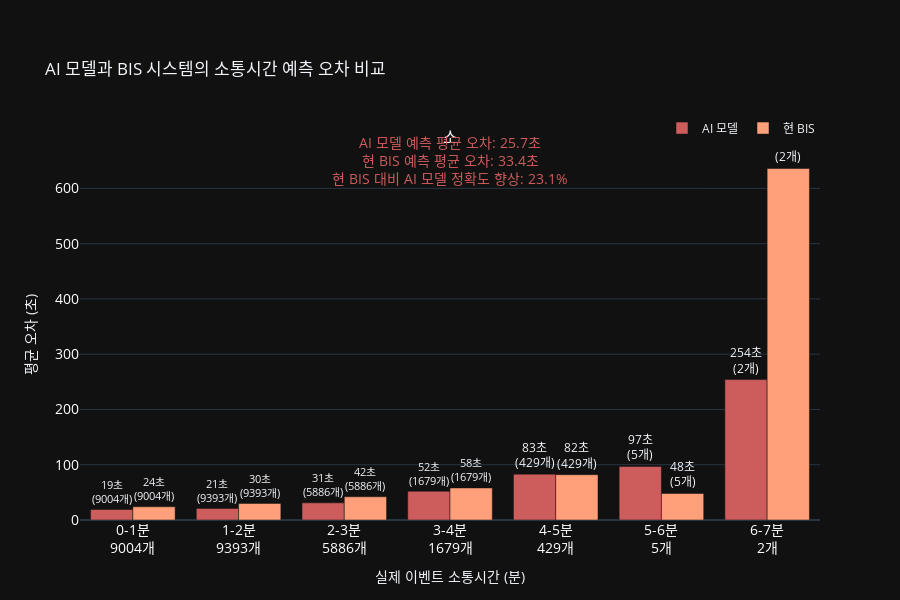

The cell this chart's notebook holds for it:
### Markdown cell above
# 소통 + 정차 합친 모델

### Code cell
import pandas as pd
import plotly.graph_objects as go
from plotly.subplots import make_subplots

# 1. 데이터 불러오기
csv_file = '../../dataset/inference/route/241007_모든노선_8.1~8.14_평일_특성추가/0821_소통+정차_특성추가_추론결과.csv'
df = pd.read_csv(csv_file)

# 2. 실제 이벤트 시간 데이터를 분 단위로 변환
df['TRAVEL_TIME_EVENT_MIN'] = df['TRAVEL_TIME_EVENT'] / 60  # 실제 이벤트 소통 시간 분 단위 변환

# 3. 데이터 필터링: 소통시간 관련 데이터에서 AI, BIS, 실제 이벤트 값이 모두 존재하는 행만 남기기
df_filtered_travel = df[['TRAVEL_TIME_EVENT_MIN', 'DIFF_EVENT_AI', 'DIFF_EVENT_BIS']].dropna().copy()

# 4. 구간화: 1분 단위로 구간을 나눕니다 (0-1분 포함)
max_travel = df_filtered_travel['TRAVEL_TIME_EVENT_MIN'].max()
travel_bins = list(range(0, int(max_travel) + 2))  # 0부터 최대 시간 +1까지
travel_labels = [f"{i}-{i+1}분" for i in range(0, int(max_travel) + 1)]
df_filtered_travel['TRAVEL_BIN'] = pd.cut(df_filtered_travel['TRAVEL_TIME_EVENT_MIN'],
                                         bins=travel_bins,
                                         labels=travel_labels,
                                         right=False)

# 5. 구간별 평균 오차 및 데이터 개수 계산
travel_group = df_filtered_travel.groupby('TRAVEL_BIN').agg(
    DIFF_EVENT_AI_MEAN=('DIFF_EVENT_AI', 'mean'),    # 실제 이벤트 - AI 소통시간 예측 오차
    DIFF_EVENT_BIS_MEAN=('DIFF_EVENT_BIS', 'mean'),  # 실제 이벤트 - BIS 소통시간 예측 오차
    COUNT=('TRAVEL_TIME_EVENT_MIN', 'size')          # 구간별 데이터 개수
).reset_index()

# 6. 전체 평균 오차 및 향상 비율 계산
mean_diff_event_ai_travel = df_filtered_travel['DIFF_EVENT_AI'].mean()
mean_diff_event_bis_travel = df_filtered_travel['DIFF_EVENT_BIS'].mean()

# 소통시간 정확도 향상 비율 계산 (%)
improvement_travel = ((mean_diff_event_bis_travel - mean_diff_event_ai_travel) / mean_diff_event_bis_travel) * 100 if mean_diff_event_bis_travel != 0 else 0

# 7. 소수점 없애기 위해 숫자를 정수로 변환하기 전에 NaN 값을 처리
travel_group['DIFF_EVENT_AI_MEAN'] = travel_group['DIFF_EVENT_AI_MEAN'].fillna(0).round(0).astype(int)
travel_group['DIFF_EVENT_BIS_MEAN'] = travel_group['DIFF_EVENT_BIS_MEAN'].fillna(0).round(0).astype(int)
travel_group['COUNT'] = travel_group['COUNT'].fillna(0).astype(int)

# 8. 구간 레이블에 데이터 개수 추가
travel_group['TRAVEL_BIN_LABEL'] = travel_group.apply(lambda row: f"{row['TRAVEL_BIN']}<br>{row['COUNT']}개", axis=1)

# 9. Plotly 시각화
# 서브플롯 생성: 1행 1열 (소통시간만)
fig = make_subplots(rows=1, cols=1,
                    subplot_titles=("소통시간 이벤트 오차"),
                    shared_xaxes=False)

# 소통시간 이벤트 오차 시각화
fig.add_trace(
    go.Bar(
        x=travel_group['TRAVEL_BIN_LABEL'],
        y=travel_group['DIFF_EVENT_AI_MEAN'],
        name='AI 모델',
        marker_color='indianred',
        text=[f"{mean}초<br>({count}개)" for mean, count in zip(travel_group['DIFF_EVENT_AI_MEAN'], travel_group['COUNT'])],  # 평균 오차와 데이터 개수 결합
        textposition='outside'  # 막대 위에 텍스트 위치
    ),
    row=1, col=1
)

fig.add_trace(
    go.Bar(
        x=travel_group['TRAVEL_BIN_LABEL'],
        y=travel_group['DIFF_EVENT_BIS_MEAN'],
        name='현 BIS',
        marker_color='lightsalmon',
        text=[f"{mean}초<br>({count}개)" for mean, count in zip(travel_group['DIFF_EVENT_BIS_MEAN'], travel_group['COUNT'])],  # 평균 오차와 데이터 개수 결합
        textposition='outside'  # 막대 위에 텍스트 위치
    ),
    row=1, col=1
)

# 텍스트 주석 추가 (전체 평균 오차 및 향상 비율)
fig.add_annotation(
    text=f"AI 모델 예측 평균 오차: {mean_diff_event_ai_travel:.1f}초<br>현 BIS 예측 평균 오차: {mean_diff_event_bis_travel:.1f}초<br>현 BIS 대비 AI 모델 정확도 향상: {improvement_travel:.1f}%",
    xref="paper",
    yref="paper",
    x=0.5,
    y=1.05,
    showarrow=False,
    font=dict(size=14, color="indianred"),
    align="center"
)

# 레이아웃 업데이트
fig.update_layout(
    title_text="AI 모델과 BIS 시스템의 소통시간 예측 오차 비교",
    barmode='group',
    height=600,
    margin=dict(t=150)  # 상단 마진을 늘려 주석 공간 확보
)

# X축 레이블 스타일 변경
fig.update_xaxes(
    title_text="실제 이벤트 소통시간 (분)",
    tickfont=dict(size=14, color='white'),  # 글자 크기와 색상 설정
    row=1,
    col=1
)

# Y축 레이블 설정
fig.update_yaxes(
    title_text="평균 오차 (초)",
    tickfont=dict(size=14, color='white'),
    row=1,
    col=1
)

# 범례 위치 조정
fig.update_layout(legend=dict(
    orientation="h",
    yanchor="bottom",
    y=1.02,
    xanchor="right",
    x=1
))

# 그래프 표시
fig.show()

### Figure 1 — Plotly figure (JSON) as saved in the notebook; plotly's stock layout.template omitted (floating-point values rounded to 4 significant figures)
{"data": [{"marker": {"color": "indianred"}, "name": "AI 모델", "text": ["19초<br>(9004개)", "21초<br>(9393개)", "31초<br>(5886개)", "52초<br>(1679개)", "83초<br>(429개)", "97초<br>(5개)", "254초<br>(2개)"], "textposition": "outside", "x": ["0-1분<br>9004개", "1-2분<br>9393개", "2-3분<br>5886개", "3-4분<br>1679개", "4-5분<br>429개", "5-6분<br>5개", "6-7분<br>2개"], "y": [19, 21, 31, 52, 83, 97, 254], "type": "bar", "xaxis": "x", "yaxis": "y"}, {"marker": {"color": "lightsalmon"}, "name": "현 BIS", "text": ["24초<br>(9004개)", "30초<br>(9393개)", "42초<br>(5886개)", "58초<br>(1679개)", "82초<br>(429개)", "48초<br>(5개)", "636초<br>(2개)"], "textposition": "outside", "x": ["0-1분<br>9004개", "1-2분<br>9393개", "2-3분<br>5886개", "3-4분<br>1679개", "4-5분<br>429개", "5-6분<br>5개", "6-7분<br>2개"], "y": [24, 30, 42, 58, 82, 48, 636], "type": "bar", "xaxis": "x", "yaxis": "y"}], "layout": {"xaxis": {"anchor": "y", "domain": [0.0, 1.0], "title": {"text": "실제 이벤트 소통시간 (분)"}, "tickfont": {"size": 14, "color": "white"}}, "yaxis": {"anchor": "x", "domain": [0.0, 1.0], "title": {"text": "평균 오차 (초)"}, "tickfont": {"size": 14, "color": "white"}}, "annotations": [{"font": {"size": 16}, "showarrow": false, "text": "소", "x": 0.5, "xanchor": "center", "xref": "paper", "y": 1.0, "yanchor": "bottom", "yref": "paper"}, {"align": "center", "font": {"color": "indianred", "size": 14}, "showarrow": false, "text": "AI 모델 예측 평균 오차: 25.7초<br>현 BIS 예측 평균 오차: 33.4초<br>현 BIS 대비 AI 모델 정확도 향상: 23.1%", "x": 0.5, "xref": "paper", "y": 1.05, "yref": "paper"}], "title": {"text": "AI 모델과 BIS 시스템의 소통시간 예측 오차 비교"}, "margin": {"t": 150}, "barmode": "group", "height": 600, "legend": {"orientation": "h", "yanchor": "bottom", "y": 1.02, "xanchor": "right", "x": 1}}}
